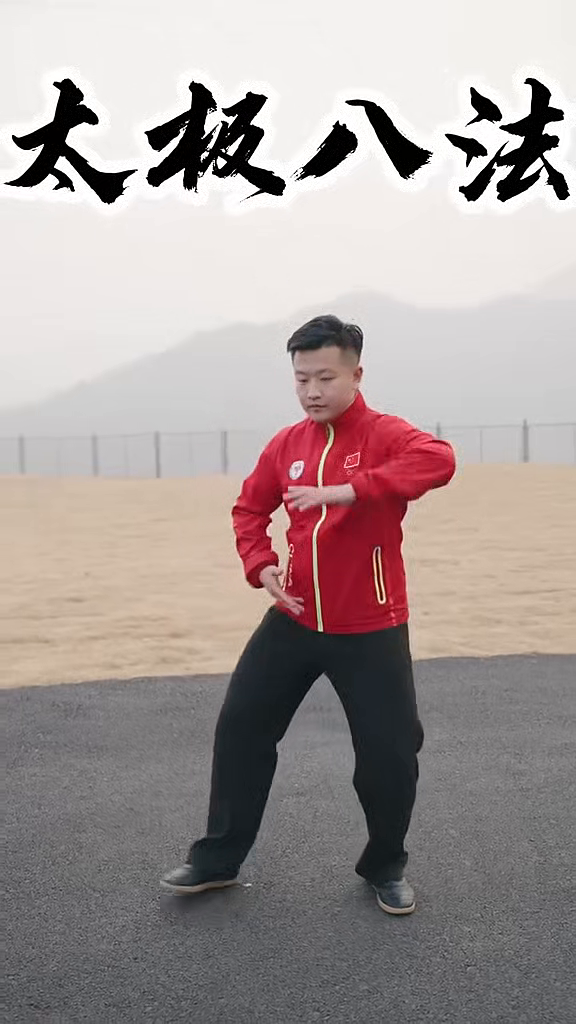
#> input picture frame 46 of old.mp4, 576 x 1024 px
$ python groundtruth.py
#> lines starting #> are read from the running program, lines starting #| are printed output that depends on the picture
#人類自己標記哪裡關鍵

import cv2
import os

# --- 設定區 ---
VIDEO_PATH = 'old.mp4'       # 你的影片路徑
OUTPUT_FILE = 'ground_truth.txt' # 輸出的標記檔
# -------------

def label_ground_truth(video_path):
#> called with video_path = 'old.mp4'
    cap = cv2.VideoCapture(video_path)

    if not cap.isOpened():
        print(f"錯誤：無法開啟影片 {video_path}")
        return

    total_frames = int(cap.get(cv2.CAP_PROP_FRAME_COUNT))

    window_name = "Labeling Tool (Space:Pause, A/D:Step, M:Mark, C:Clear, Q:Save)"
    cv2.namedWindow(window_name, cv2.WINDOW_NORMAL)
    cv2.resizeWindow(window_name, 1280, 720)

    marked_frames = []
    is_paused = False
    current_frame_pos = 0
    frame = None

    print("=== 開始標記 (V2 安全版) ===")
    print("即使程式發生錯誤，也會嘗試在關閉前自動存檔。")

    # 先讀第一幀，確保 frame 不為空
    ret, frame = cap.read()
#> frame is the input picture: shape (1024, 576, 3); mean B, G, R 153.8, 155.4, 166.5
    if not ret:
        print("無法讀取影片第一幀")
        return

    try:  # <--- 加入 try 區塊，保護資料
        while True:
            # --- 核心邏輯修正區 ---
            if frame is None:
                # 如果因為任何原因 frame 是空的，嘗試重新讀取當前位置
                cap.set(cv2.CAP_PROP_POS_FRAMES, current_frame_pos)
                ret, frame = cap.read()
                if not ret or frame is None:
                    print("無法讀取畫面，可能是影片結束或格式問題，即將存檔退出。")
                    break

            display_img = frame.copy()

            # --- 介面顯示 ---
            # 1. 資訊
            cv2.putText(display_img, f"Frame: {current_frame_pos}/{total_frames}", (30, 50),
                        cv2.FONT_HERSHEY_SIMPLEX, 1, (0, 255, 0), 2)

            # 2. 狀態
            status_text = "PAUSED (A/D to step)" if is_paused else "PLAYING"
            cv2.putText(display_img, status_text, (30, 100),
                        cv2.FONT_HERSHEY_SIMPLEX, 0.8, (75, 75, 75) if is_paused else (0, 255, 0), 2)

            # 3. 數量
            cv2.putText(display_img, f"Marked: {len(marked_frames)}", (30, 150),
                        cv2.FONT_HERSHEY_SIMPLEX, 0.8, (255, 100, 100), 2)
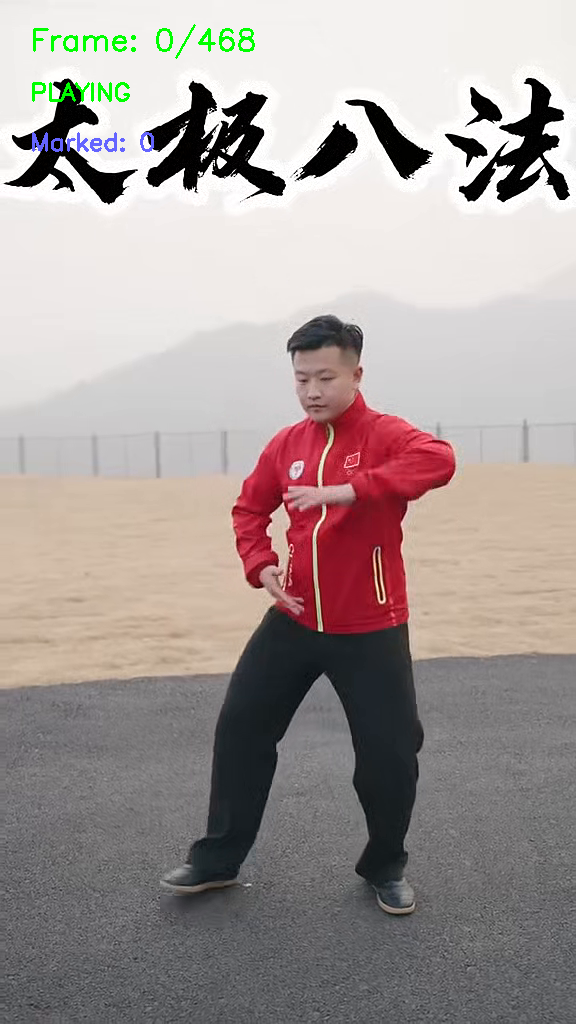
#> display_img: shape (1024, 576, 3); mean B, G, R 153, 155.4, 165.5

            # 4. 標記狀態
            if current_frame_pos in marked_frames:
                cv2.putText(display_img, "=== MARKED ===", (300, 100),
                            cv2.FONT_HERSHEY_SIMPLEX, 2, (0, 0, 255), 5)

            cv2.imshow(window_name, display_img)

            # --- 按鍵處理 ---
            key = cv2.waitKey(30 if not is_paused else 0) & 0xFF
#> (key q is pressed here)

            if key == ord('q'):
                print("使用者主動結束。")
                break

            elif key == ord(' '):
                is_paused = not is_paused

            elif key == ord('m'):
                if current_frame_pos not in marked_frames:
                    marked_frames.append(current_frame_pos)
                    marked_frames.sort()
                    print(f"[標記] Frame {current_frame_pos}")
                else:
                    print(f"[重複] Frame {current_frame_pos} 已存在")

            elif key == ord('c'):
                if marked_frames:
                    removed = marked_frames.pop()
                    print(f"[移除] Frame {removed}")

            # --- 播放與跳幀控制 ---
            if not is_paused:
                # 正常播放
                ret, next_frame = cap.read()
                if ret and next_frame is not None:
                    frame = next_frame
                    current_frame_pos = int(cap.get(cv2.CAP_PROP_POS_FRAMES)) - 1
                else:
                    print("影片播放結束，自動暫停。")
                    is_paused = True
                    current_frame_pos = max(0, total_frames - 1)
                    cap.set(cv2.CAP_PROP_POS_FRAMES, current_frame_pos)
                    ret, frame = cap.read()
            else:
                # 暫停時的控制
                target_pos = current_frame_pos
                if key == ord('a'): # 上一幀
                    target_pos = max(0, current_frame_pos - 1)
                elif key == ord('d'): # 下一幀
                    target_pos = min(total_frames - 1, current_frame_pos + 1)

                if target_pos != current_frame_pos:
                    cap.set(cv2.CAP_PROP_POS_FRAMES, target_pos)
                    ret, next_frame = cap.read()
                    if ret and next_frame is not None:
                        frame = next_frame
                        current_frame_pos = target_pos

    except Exception as e:
        print(f"\n!!!! 發生未預期的錯誤: {e} !!!!")

    finally:
        # --- 無論如何都會執行的存檔區 ---
        print("\n正在執行安全存檔程序...")
        cap.release()
        cv2.destroyAllWindows()

        if marked_frames:
            # 移除重複並排序 (雙重保險)
            unique_frames = sorted(list(set(marked_frames)))

            with open(OUTPUT_FILE, 'w') as f:
                for frame_idx in unique_frames:
                    f.write(f"{frame_idx}\n")
            print(f"[存檔成功] 已搶救/儲存 {len(unique_frames)} 個關鍵點到 '{OUTPUT_FILE}'")
            print(f"數據內容: {unique_frames}")
        else:
            print("[結束] 沒有標記任何數據。")

if __name__ == "__main__":
    if os.path.exists(VIDEO_PATH):
        label_ground_truth(VIDEO_PATH)
    else:
        print(f"找不到影片檔案: {VIDEO_PATH}")

$ run again, starting later in the video
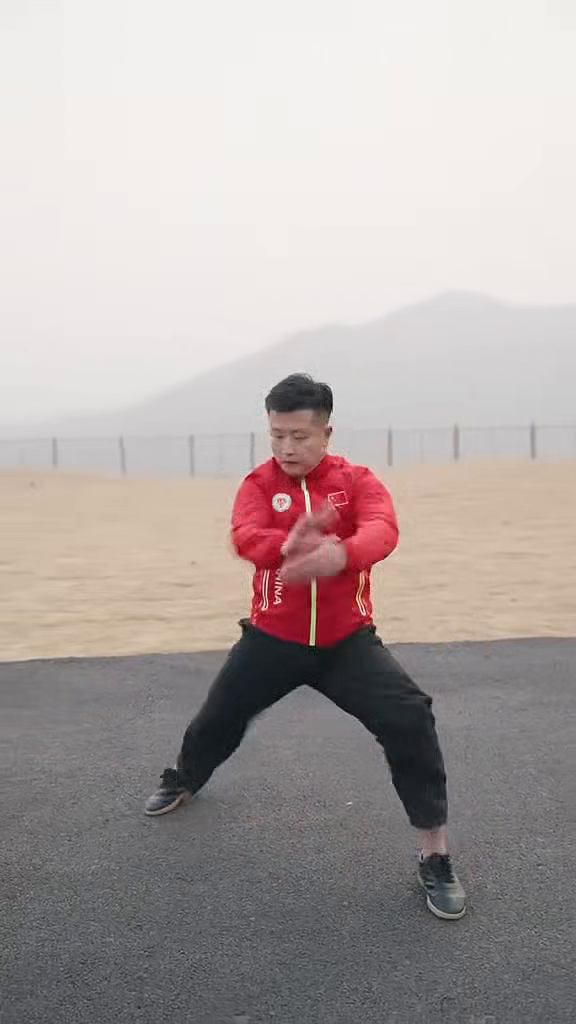
#> input picture frame 210 of old.mp4, 576 x 1024 px
#> in label_ground_truth, frame is the input picture: shape (1024, 576, 3); mean B, G, R 165.5, 167.5, 176.9
#> in label_ground_truth, `cv2.putText(display_img, f"Marked: {len(marked_frames)}", (30, 150), c..`:
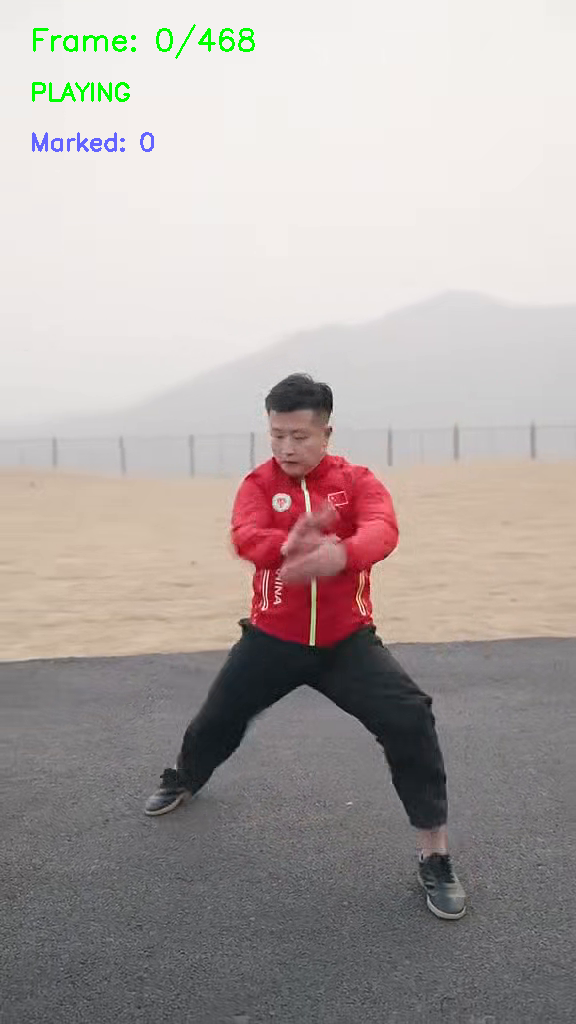
#> display_img: shape (1024, 576, 3); mean B, G, R 164.6, 167.4, 175.7

$ run again, starting later in the video
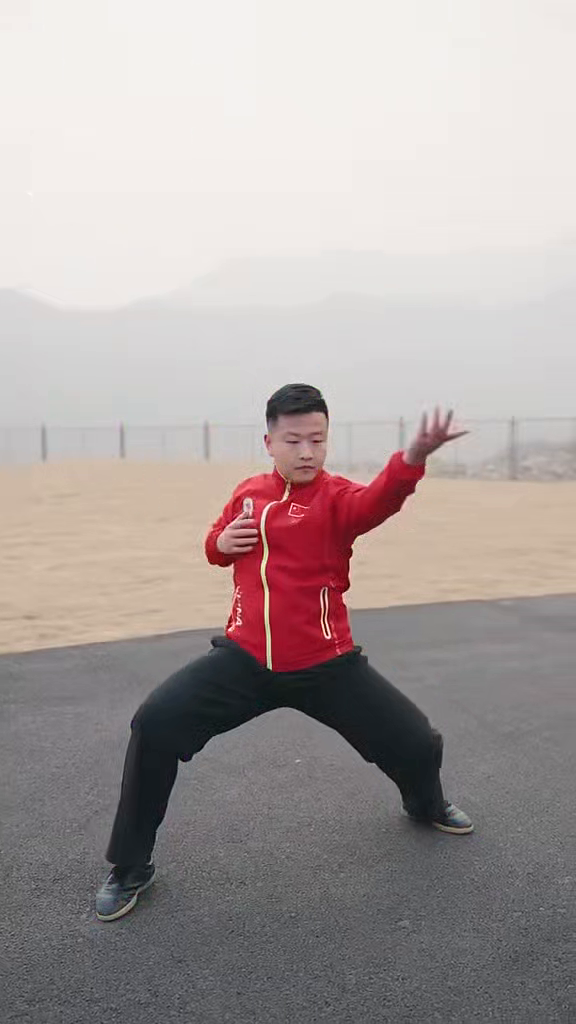
#> input picture frame 374 of old.mp4, 576 x 1024 px
#> in label_ground_truth, frame is the input picture: shape (1024, 576, 3); mean B, G, R 160.9, 162.4, 172
#> in label_ground_truth, `cv2.putText(display_img, f"Marked: {len(marked_frames)}", (30, 150), c..`:
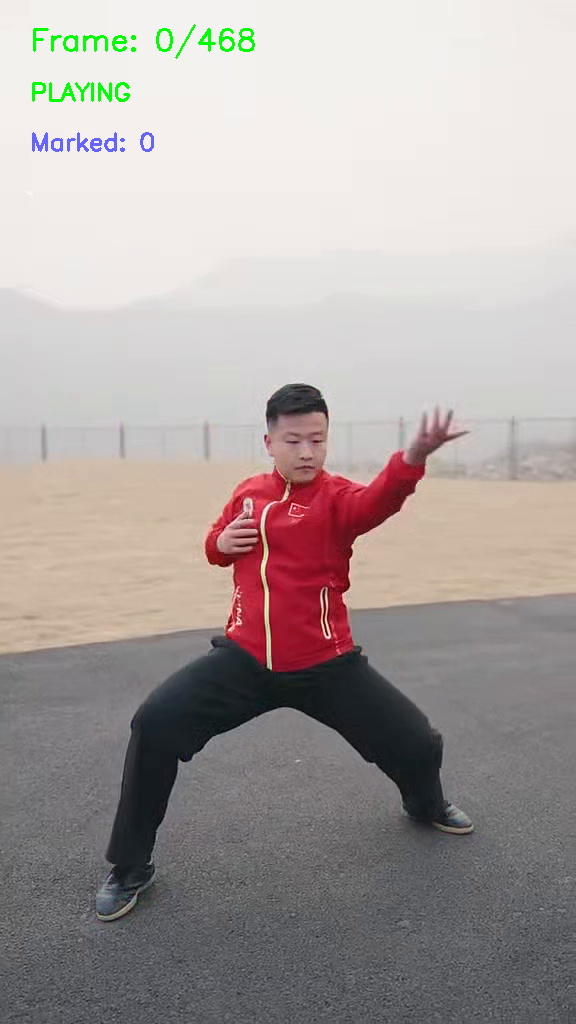
#> display_img: shape (1024, 576, 3); mean B, G, R 160.1, 162.3, 170.8
